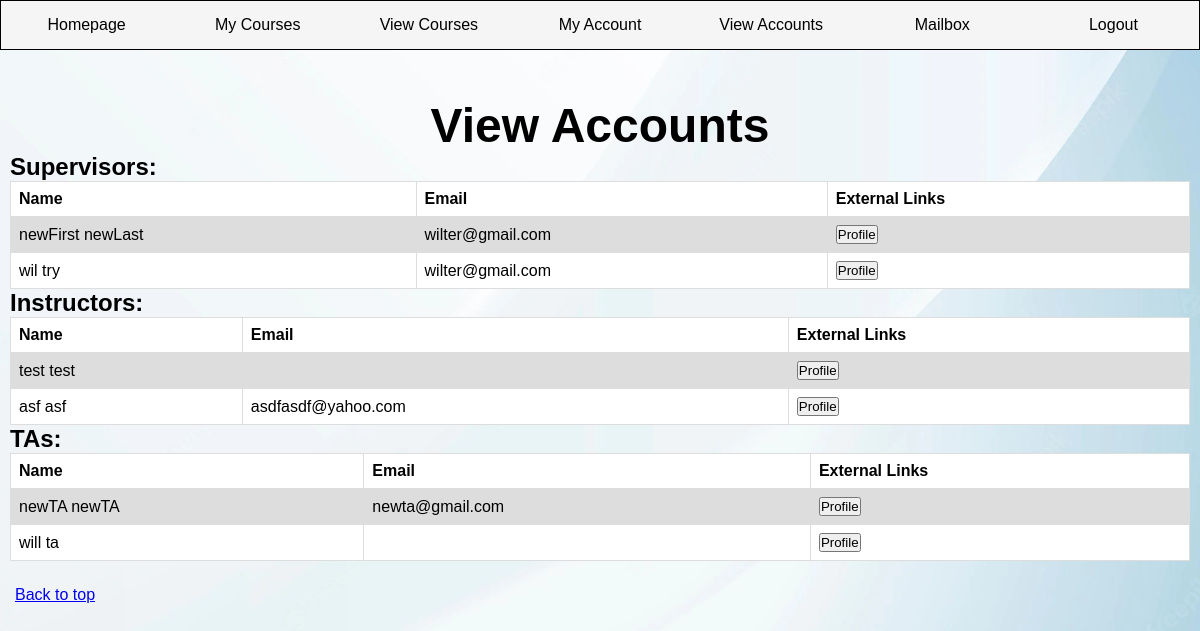
Page /viewAccounts/ (signed in) on the earlier database version.
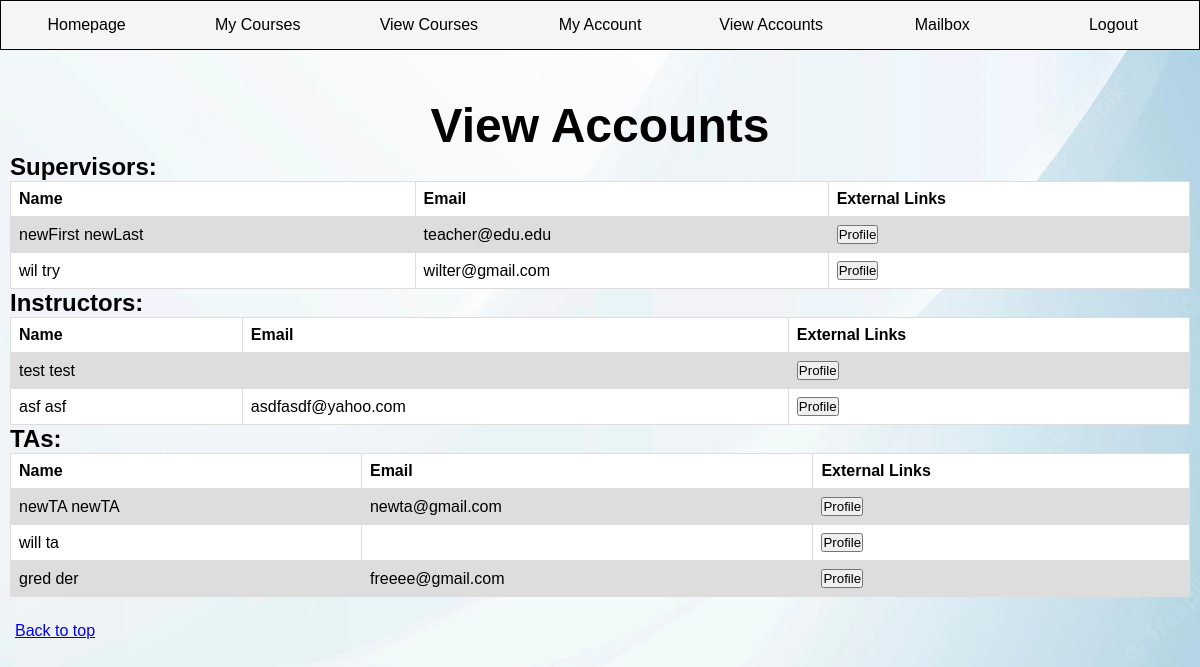
Same page on the later database version.
### SchedulingAPP/models.py (models this page shows, shortened)
class User(models.Model):
    username = models.CharField(max_length=25)
    password = models.CharField(max_length=25)
    role = models.CharField(max_length=10, choices=Role.choices, default=Role.ta)
    email = models.CharField(max_length=40)
    first_name = models.CharField(max_length=25)
    last_name = models.CharField(max_length=25)

### SchedulingAPP/views.py (the view, shortened to what this page needs)
# urls.py: path('viewAccounts/', ViewAccounts.as_view()),
class ViewAccounts(View):
    def get(self, request):
        talist = UserClass.get_all_tas()
        instlist = UserClass.get_all_instructors()
        suplist = UserClass.get_all_supervisors()
        my_user = UserClass.get_user(request.session["session_username"])
        return render(request, "viewAccounts.html", {"role": UserClass.get_role(my_user),
                                                     "all_users": UserClass.get_all_users(),
                                                     "supervisors": suplist,
                                                     "instructors": instlist,
                                                     "tas": talist})

### classes/UserClass.py (called while the page is built)
def get_all_users():
    return User.objects.all()

def get_all_tas():
    return User.objects.filter(role="TA")

def get_all_instructors():
    return User.objects.filter(role='Instructor').values()

def get_all_supervisors():
    return User.objects.filter(role='Supervisor').values()

def get_user(username):
    return User.objects.get(username=username)

def get_role(user):
    return user.role

### templates/viewAccounts.html (shortened to what this page needs)
<!DOCTYPE html>
<html lang="en">
<head>
{% load static %}
    <link rel="stylesheet" href="{% static 'viewContent.css' %}">
</head>
<body>
    <nav>
        <ul class="navlinks">
              <li>
                {% if role == "Supervisor" %}
                <a href="/supervisorHomepage/">Homepage</a>
                {%  elif role == "Instructor" %}
                <a href="/instructorHomepage">Homepage</a>
                {% elif role == "TA" %}
                <a href="/TAHomepage">Homepage</a>
                {% endif %}
            </li>
            <li><a href="/viewCourses/">My Courses</a></li>
            <li><a href="/viewAllCourses/">View Courses</a></li>
            <li><a href="/MyAccount/">My Account</a></li>
            <li><a href="/viewAccounts/">View Accounts</a></li>
            <li><a href="/notification/">Mailbox</a></li>
            <li><a href="/">Logout</a></li>
        </ul>
    </nav>
    <div class="content">
    <h1>View Accounts</h1>
<h2>Supervisors:</h2>
    <table>
        <tr>
            <th>Name</th>
            <th>Email</th>
            <th>External Links</th>
        </tr>
            {% for x in supervisors %}
            <tr>
                <td>
                    {{ x.first_name }} {{ x.last_name }}
                </td>
                <td>
                    {{ x.email }}
                </td>
                <td>
                    <form action = "/viewAccounts/" method="post">
                        <button name="account" value="{{ x.username }}" type="submit">Profile</button>
                    </form>
                </td>
            </tr>
        {% endfor %}
    </table>
<div class="instructor">
    <h2>Instructors:</h2>
    <table>
        <tr>
            <th>Name</th>
            <th>Email</th>
            <th>External Links</th>
        </tr>
            {% for x in instructors %}
            <tr>
                <td>
                    {{ x.first_name }} {{ x.last_name }}
                </td>
                <td>
                    {{ x.email }}
                </td>
            <td>
                    <form action = "/viewAccounts/" method="post">
                        <button name="account" value="{{ x.username }}" type="submit">Profile</button>
                    </form>
                </td>
            </tr>
        {% endfor %}
    </table>
</div>
    <div class="TA">
    <h2>TAs:</h2>
    <table>
        <tr>
            <th>Name</th>
            <th>Email</th>
            <th>External Links</th>
        </tr>
           {% for x in tas %}
            <tr>
                <td>
                    {{ x.first_name }} {{ x.last_name }}
                </td>
                <td>
                    {{ x.email }}
                </td>
            <td>
                    <form action = "/viewAccounts/" method="post">
                        <button name="account" value="{{ x.username }}" type="submit">Profile</button>
                    </form>
                </td>
            </tr>
        {% endfor %}
    </table>
</div>
</div>
<div class="linkbox">
    <a href = "#top">Back to top</a>
</div></body>
</html>

Differences in the rows shown:
changed User "newFirst": email "wilter@gmail.com" → "teacher@edu.edu"
added User: first_name "gred", last_name "der", email "freeee@gmail.com", shown under "TAs:"
